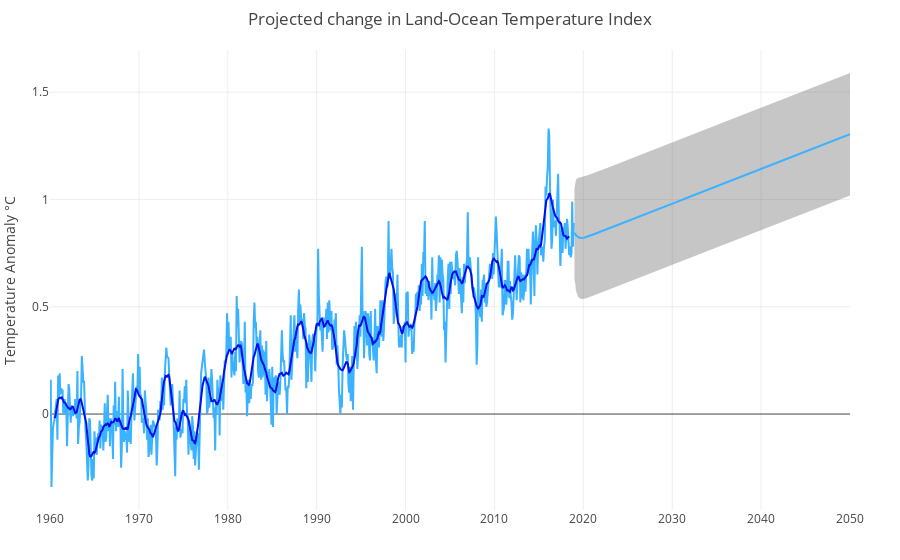

Notebook code for this chart:
### Markdown cell above
### Visualize the prediction for temperature anomaly

### Code cell
upper_bound = go.Scatter(
    name='Upper 95% ci',
    x=prediction.predicted_mean.index,
    y=pred_ci['upper anomaly'],
    mode='lines',
    marker=dict(color="#444"),
    line=dict(width=0),
    fillcolor='rgba(68, 68, 68, 0.3)',
    fill='tonexty')

trace = go.Scatter(
    name='°C',
    x=prediction.predicted_mean.index,
    y=prediction.predicted_mean,
    mode='lines',
    line=dict(color='rgb(58, 178, 255)'),
    fillcolor='rgba(68, 68, 68, 0.3)',
    fill='tonexty')

lower_bound = go.Scatter(
    name='Lower 95% ci',
    x=prediction.predicted_mean.index,
    y=pred_ci['lower anomaly'],
    marker=dict(color="#444"),
    line=dict(width=0),
    mode='lines')

anomaly_measured = go.Scatter(
    name='°C',
    x=glb_range.anomaly.index,
    y=glb_range.anomaly,
    marker=dict(color='rgb(58, 178, 255)'),
    mode='lines')

smoothed_trend = go.Scatter(
    name='Trend °C',
    x=decomposition.trend.index,
    y=decomposition.trend,
    marker=dict(color='rgb(0, 15, 237)'),
    mode='lines')


data = [lower_bound, trace, upper_bound,anomaly_measured,smoothed_trend]

#tighter margins for mobile devices
layout = go.Layout(
    yaxis=dict(title='Temperature Anomaly °C'),
    title='Projected change in Land-Ocean Temperature Index',
    showlegend = False,
    margin=go.layout.Margin(
        l=50,
        r=50,
        b=50,
        t=50,
        pad=0
    ))

fig = go.Figure(data=data, layout=layout)
py.iplot(fig, filename='docs/prediction-excersise4.html')
py.plot(fig, filename='prediction-excersise4.html')

### Figure 1 — Plotly figure (JSON) as saved in the notebook; plotly's stock layout.template omitted (floating-point values rounded to 4 significant figures; data arrays with more than 128 entries replaced by an {"elided": "..."} marker saying what was removed)
{"data": [{"line": {"width": 0}, "marker": {"color": "#444"}, "mode": "lines", "name": "Lower 95% ci", "type": "scatter", "uid": "35feb586-3a95-11e9-bdc7-309c23011465", "x": {"elided": "373 str values"}, "y": {"elided": "373 float values"}}, {"fill": "tonexty", "fillcolor": "rgba(68, 68, 68, 0.3)", "line": {"color": "rgb(58, 178, 255)"}, "mode": "lines", "name": "°C", "type": "scatter", "uid": "35feb587-3a95-11e9-a668-309c23011465", "x": {"elided": "373 str values"}, "y": {"elided": "373 float values"}}, {"fill": "tonexty", "fillcolor": "rgba(68, 68, 68, 0.3)", "line": {"width": 0}, "marker": {"color": "#444"}, "mode": "lines", "name": "Upper 95% ci", "type": "scatter", "uid": "35feb588-3a95-11e9-a169-309c23011465", "x": {"elided": "373 str values"}, "y": {"elided": "373 float values"}}, {"marker": {"color": "rgb(58, 178, 255)"}, "mode": "lines", "name": "°C", "type": "scatter", "uid": "35feb589-3a95-11e9-89d0-309c23011465", "x": {"elided": "708 str values"}, "y": {"elided": "708 float values"}}, {"marker": {"color": "rgb(0, 15, 237)"}, "mode": "lines", "name": "Trend °C", "type": "scatter", "uid": "35feb58a-3a95-11e9-a5cc-309c23011465", "x": {"elided": "708 str values"}, "y": {"elided": "708 float values"}}], "layout": {"margin": {"b": 50, "l": 50, "pad": 0, "r": 50, "t": 50}, "showlegend": false, "title": "Projected change in Land-Ocean Temperature Index", "yaxis": {"title": "Temperature Anomaly °C"}}}
